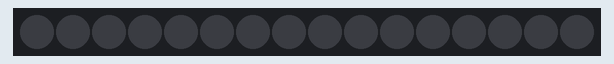
Bench run of a sketch on a simulated Arduino Uno, built with avr-gcc and run on an emulated ATmega328P. Parts: 16 RGB LEDs in strip order, left to right. Dim RGB values are drawn brighter than linear.

Above: at 0.1 s.
At 0.6 s:
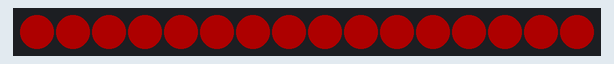
At 1.1 s:
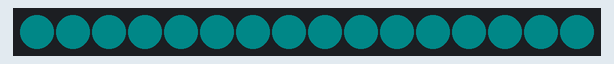

Measured:
- by itself, everything shown: repeats every 1.5 s, in 3 steps
- what the display in image 1 shows lasts 0.5 s, from 0.5 s to 1.0 s

The sketch:

RGBW_function.ino
```cpp
// RGBW (Red Green Blue White Neo-Pixel starter code
// 16 LEDS  increment
// CW Coleman 170413
int clearColor();
int redColor();
int greenColor();
int blueColor();

#include <Adafruit_NeoPixel.h>
#ifdef __AVR__
  #include <avr/power.h>
#endif

#define PIN 6

#define NUM_LEDS 16

#define BRIGHTNESS 50

Adafruit_NeoPixel strip = Adafruit_NeoPixel(NUM_LEDS, PIN, NEO_GRBW + NEO_KHZ800);


void setup() {
  Serial.begin(115200);
  strip.setBrightness(BRIGHTNESS);
  strip.begin();
  strip.show(); // Initialize all pixels to 'off'
}

// Initialize some variables for the void loop()


void loop() {
  clearColor();
  redColor();
  greenColor();
  //extra
  //blueColor();

}

int clearColor(){
  int red = 00, green= 0, blue = 0, white = 0;
int wait = 500;
int led = 0;
int i;
 for ( led = 0; led < 16; led++){
    strip.setPixelColor(led, red, green , blue, white);
  }//end of for loop
    strip.show();
    delay(wait);
    red = red + 8;
    green = green + 16;
    blue = blue + 32;
    white = white + 1;

    if (red > 255) red = 0;
    if (green > 255) green = 0;
    if (blue > 255) blue = 0;
    if (white > 50) white = 0;

    if (red < 0) red = 255;
    if (green  < 0) green = 255;
    if (blue < 0) blue = 255;
    if (white  < 0 ) white = 50;

}
int redColor(){
  int red = 255, green= 0, blue = 0, white = 1;
int wait = 500;
int led = 0;
int i;
 for ( led = 0; led < 16; led++){
    strip.setPixelColor(led, red, green , blue, white);
  }//end of for loop
    strip.show();
    delay(wait);
    red = red + 8;
    green = green + 16;
    blue = blue + 32;
    white = white + 1;

    if (red > 255) red = 0;
    if (green > 255) green = 0;
    if (blue > 255) blue = 0;
    if (white > 50) white = 0;

    if (red < 0) red = 255;
    if (green  < 0) green = 255;
    if (blue < 0) blue = 255;
    if (white  < 0 ) white = 50;
}
int greenColor(){
  int red = 0, green= 50, blue = 50, white = 1;
int wait = 500;
int led = 0;
int i;
 for ( led = 0; led < 16; led++){
    strip.setPixelColor(led, red, green , blue, white);
  }//end of for loop
    strip.show();
    delay(wait);
    red = red + 8;
    green = green + 16;
    blue = blue + 32;
    white = white + 1;

    if (red > 255) red = 0;
    if (green > 255) green = 0;
    if (blue > 255) blue = 0;
    if (white > 50) white = 0;

    if (red < 0) red = 255;
    if (green  < 0) green = 255;
    if (blue < 0) blue = 255;
    if (white  < 0 ) white = 50;
}
```
